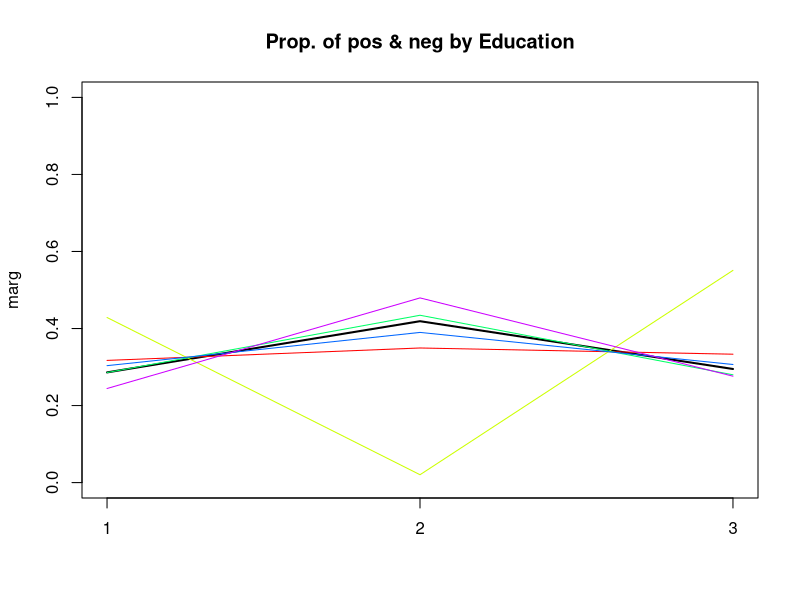
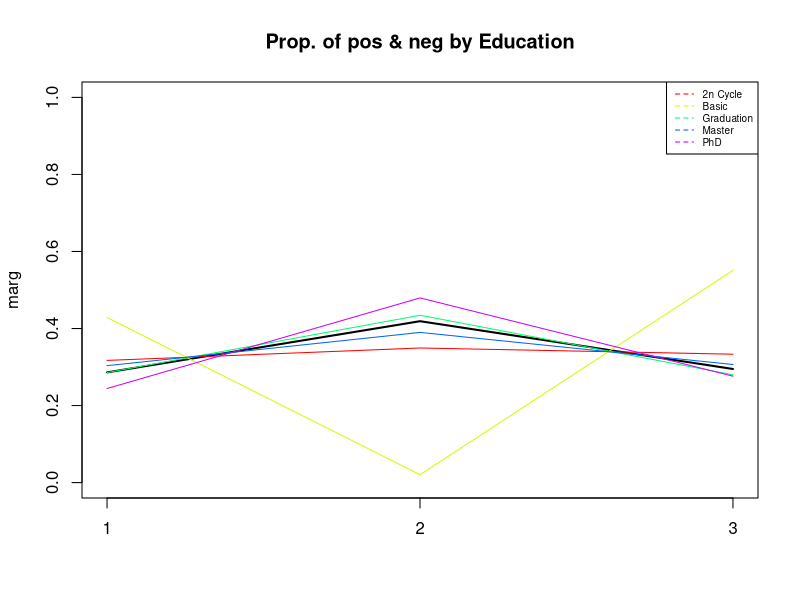
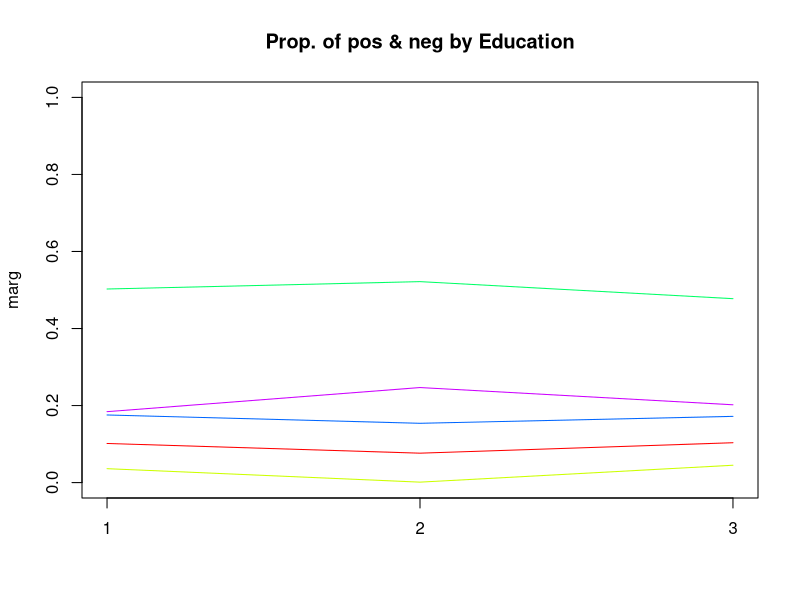
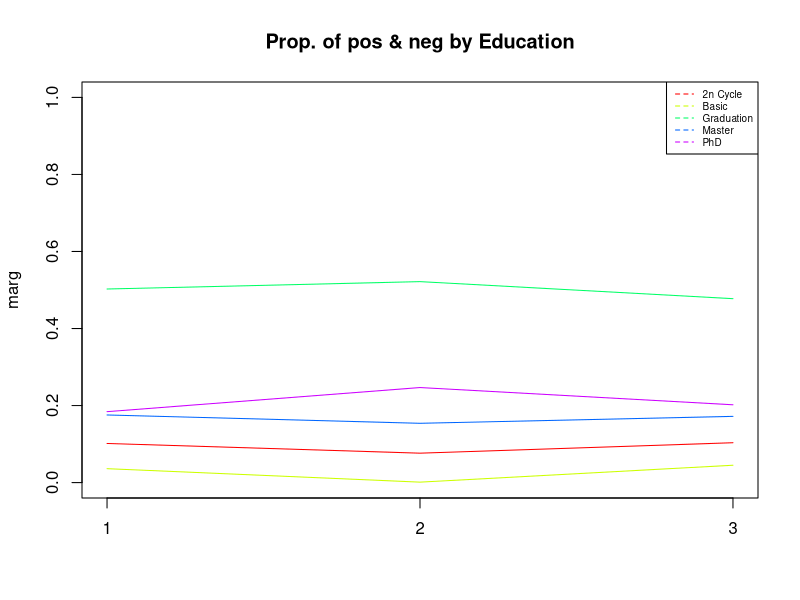
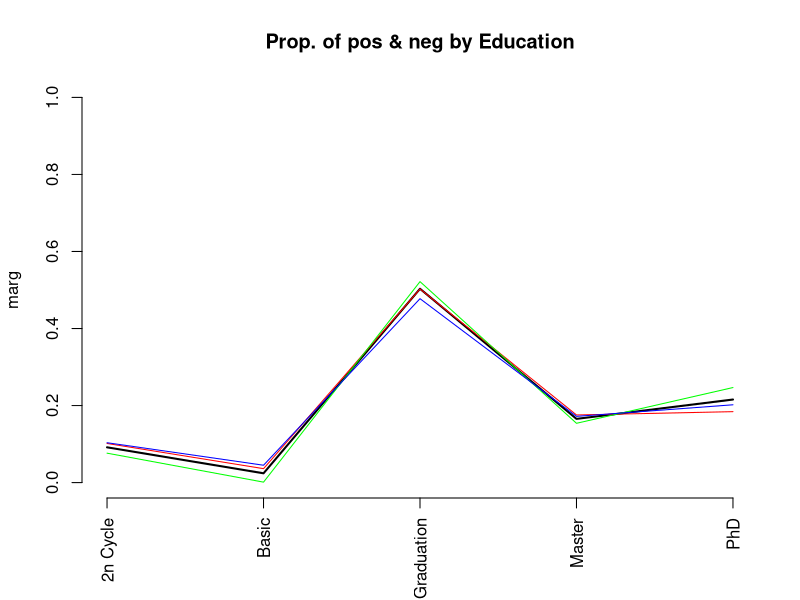
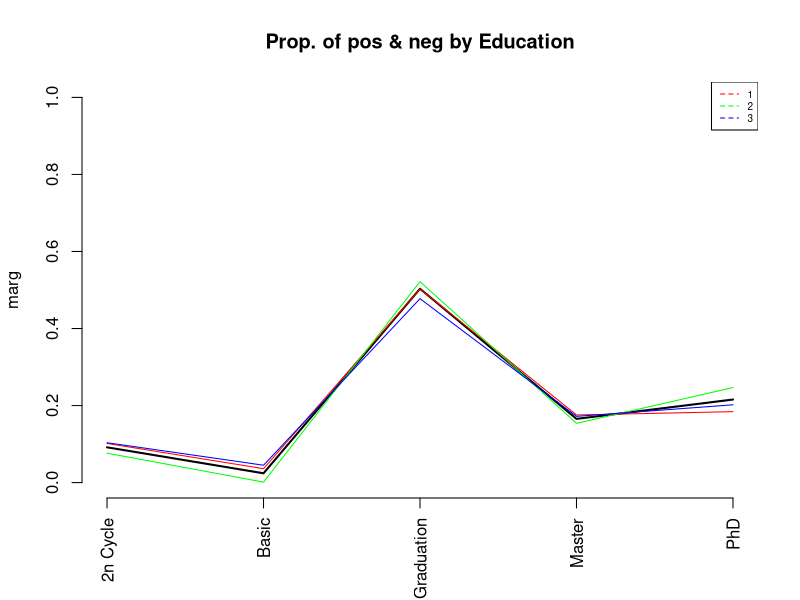
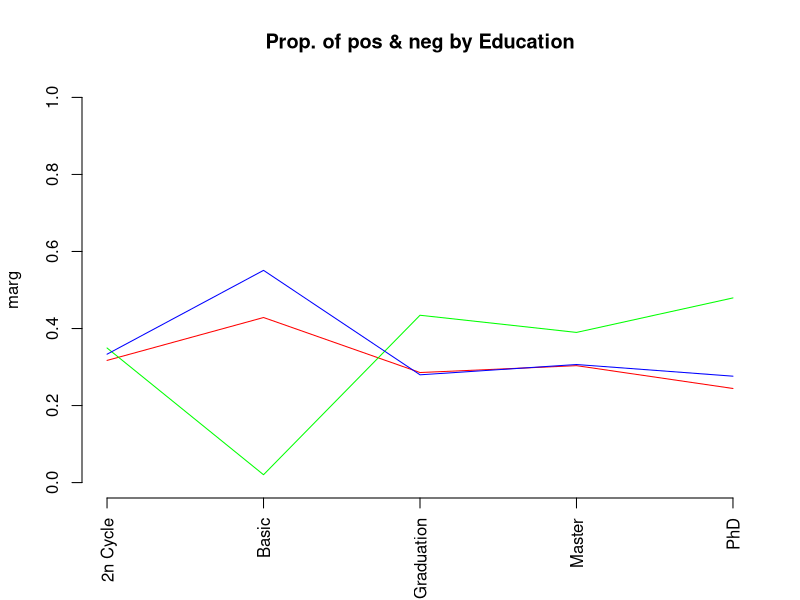
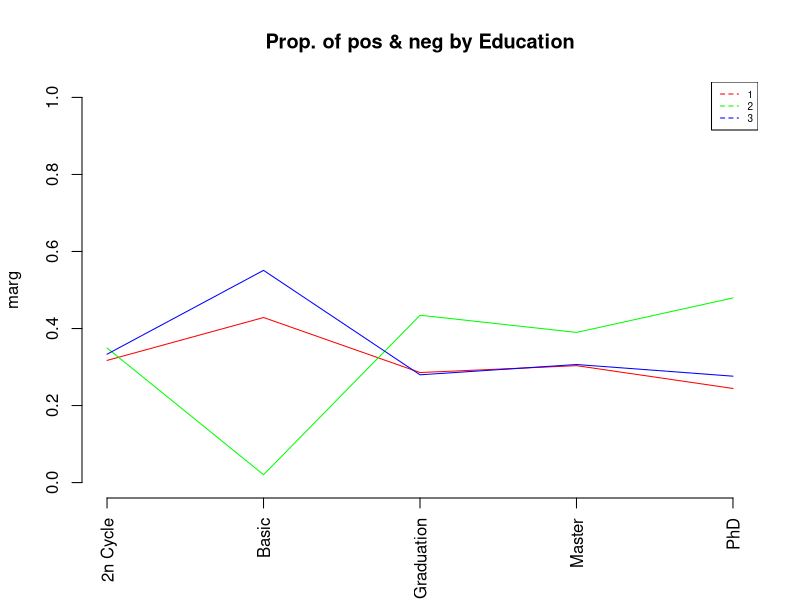

These charts were generated, in order, by the following R code:
#  READING CREDSCO_BIN
# load("d:/karina/docencia/DataMiningEI/Practiques/2CredscoProfiling/credscok_bin")

#read data only if required
setwd("C:/Users/Michel/Desktop/UPC/Q5/MD/MD-D4")
dd <- read.table("ifood_enriched.csv",header=T, sep=",", dec='.');

names(dd)

attach(dd)

#Dictamen    <- as.factor(Dictamen)
#levels(Dictamen) <- c(NA, "positiu","negatiu")


#Calcula els valor test de la variable Xnum per totes les modalitats del factor P
ValorTestXnum <- function(Xnum,P){
  #freq dis of fac
  nk <- as.vector(table(P)); 
  n <- sum(nk); 
  #mitjanes x grups
  xk <- tapply(Xnum,P,mean);
  #valors test
  txk <- (xk-mean(Xnum))/(sd(Xnum)*sqrt((n-nk)/(n*nk))); 
  #p-values
  pxk <- pt(txk,n-1,lower.tail=F);
  for(c in 1:length(levels(as.factor(P)))){if (pxk[c]>0.5){pxk[c]<-1-pxk[c]}}
  return (pxk)
}




ValorTestXquali <- function(P,Xquali){
  taula <- table(P,Xquali);
  n <- sum(taula); 
  pk <- apply(taula,1,sum)/n;
  pj <- apply(taula,2,sum)/n;
  pf <- taula/(n*pk);
  pjm <- matrix(data=pj,nrow=dim(pf)[1],ncol=dim(pf)[2], byrow=TRUE);      
  dpf <- pf - pjm; 
  dvt <- sqrt(((1-pk)/(n*pk))%*%t(pj*(1-pj))); 
  #i hi ha divisions iguals a 0 dona NA i no funciona
  zkj <- dpf
  zkj[dpf!=0]<-dpf[dpf!=0]/dvt[dpf!=0]; 
  pzkj <- pnorm(zkj,lower.tail=F);
  for(c in 1:length(levels(as.factor(P)))){for (s in 1:length(levels(Xquali))){if (pzkj[c,s]> 0.5){pzkj[c,s]<-1- pzkj[c,s]}}}
  return (list(rowpf=pf,vtest=zkj,pval=pzkj))
}


#source("file")
#dades contain the dataset
dades<-dd
#dades<-dd[filtro,]
#dades<-df
K<-dim(dades)[2]
par(ask=TRUE)


#P must contain the class variable
P<-dd$CustomerSegment
#P<-c2
#P<-dd[,18]
nameP<-"CustomerSegment"
#P<-df[,33]

nc<-length(levels(factor(P)))
nc
pvalk <- matrix(data=0,nrow=nc,ncol=K, dimnames=list(levels(P),names(dades)))
nameP<-"Class"
n<-dim(dades)[1]

for(k in 1:K){
  if (is.numeric(dades[,k])){ 
    print(paste("Anàlisi per classes de la Variable:", names(dades)[k]))
    
    boxplot(dades[,k]~P, main=paste("Boxplot of", names(dades)[k], "vs", nameP ), horizontal=TRUE)
    
    barplot(tapply(dades[[k]], P, mean),main=paste("Means of", names(dades)[k], "by", nameP ))
    abline(h=mean(dades[[k]]))
    legend(0,mean(dades[[k]]),"global mean",bty="n")
    print("Estadístics per groups:")
    for(s in levels(as.factor(P))) {print(summary(dades[P==s,k]))}
    o<-oneway.test(dades[,k]~P)
    print(paste("p-valueANOVA:", o$p.value))
    kw<-kruskal.test(dades[,k]~P)
    print(paste("p-value Kruskal-Wallis:", kw$p.value))
    pvalk[,k]<-ValorTestXnum(dades[,k], P)
    print("p-values ValorsTest: ")
    print(pvalk[,k])      
  }else{
    if(class(dd[,k])=="Date"){
      print(summary(dd[,k]))
      print(sd(dd[,k]))
      #decide breaks: weeks, months, quarters...
      hist(dd[,k],breaks="weeks")
    }else{
      #qualitatives
      print(paste("Variable", names(dades)[k]))
      table<-table(P,dades[,k])
      #   print("Cross-table")
      #   print(table)
      rowperc<-prop.table(table,1)
      
      colperc<-prop.table(table,2)
      #  print("Distribucions condicionades a files")
      # print(rowperc)
      
      #ojo porque si la variable es true o false la identifica amb el tipus Logical i
      #aquest no te levels, por tanto, coertion preventiva
      
      dades[,k]<-as.factor(dades[,k])
      
      
      marg <- table(as.factor(P))/n
      print(append("Categories=",levels(as.factor(dades[,k]))))
      
      #from next plots, select one of them according to your practical case
      plot(marg,type="l",ylim=c(0,1),main=paste("Prop. of pos & neg by",names(dades)[k]))
      paleta<-rainbow(length(levels(dades[,k])))
      for(c in 1:length(levels(dades[,k]))){lines(colperc[,c],col=paleta[c]) }
      
      #with legend
      plot(marg,type="l",ylim=c(0,1),main=paste("Prop. of pos & neg by",names(dades)[k]))
      paleta<-rainbow(length(levels(dades[,k])))
      for(c in 1:length(levels(dades[,k]))){lines(colperc[,c],col=paleta[c]) }
      legend("topright", levels(dades[,k]), col=paleta, lty=2, cex=0.6)
      
      #condicionades a classes
      print(append("Categories=",levels(dades[,k])))
      plot(marg,type="n",ylim=c(0,1),main=paste("Prop. of pos & neg by",names(dades)[k]))
      paleta<-rainbow(length(levels(dades[,k])))
      for(c in 1:length(levels(dades[,k]))){lines(rowperc[,c],col=paleta[c]) }
      
      #with legend
      plot(marg,type="n",ylim=c(0,1),main=paste("Prop. of pos & neg by",names(dades)[k]))
      paleta<-rainbow(length(levels(dades[,k])))
      for(c in 1:length(levels(dades[,k]))){lines(rowperc[,c],col=paleta[c]) }
      legend("topright", levels(dades[,k]), col=paleta, lty=2, cex=0.6)
      
      #amb variable en eix d'abcisses
      marg <-table(dades[,k])/n
      print(append("Categories=",levels(dades[,k])))
      plot(marg,type="l",ylim=c(0,1),main=paste("Prop. of pos & neg by",names(dades)[k]), las=3)
      #x<-plot(marg,type="l",ylim=c(0,1),main=paste("Prop. of pos & neg by",names(dades)[k]), xaxt="n")
      #text(x=x+.25, y=-1, adj=1, levels(CountryName), xpd=TRUE, srt=25, cex=0.7)
      paleta<-rainbow(length(levels(as.factor(P))))
      for(c in 1:length(levels(as.factor(P)))){lines(rowperc[c,],col=paleta[c]) }
      
      #with legend
      plot(marg,type="l",ylim=c(0,1),main=paste("Prop. of pos & neg by",names(dades)[k]), las=3)
      for(c in 1:length(levels(as.factor(P)))){lines(rowperc[c,],col=paleta[c])}
      legend("topright", levels(as.factor(P)), col=paleta, lty=2, cex=0.6)
      
      #condicionades a columna 
      plot(marg,type="n",ylim=c(0,1),main=paste("Prop. of pos & neg by",names(dades)[k]), las=3)
      paleta<-rainbow(length(levels(as.factor(P))))
      for(c in 1:length(levels(as.factor(P)))){lines(colperc[c,],col=paleta[c]) }
      
      #with legend
      plot(marg,type="n",ylim=c(0,1),main=paste("Prop. of pos & neg by",names(dades)[k]), las=3)
      for(c in 1:length(levels(as.factor(P)))){lines(colperc[c,],col=paleta[c])}
      legend("topright", levels(as.factor(P)), col=paleta, lty=2, cex=0.6)
      
      table<-table(dades[,k],P)
      print("Cross Table:")
      print(table)
      print("Distribucions condicionades a columnes:")
      print(colperc)
      
      #diagrames de barres apilades                                         
      
      paleta<-rainbow(length(levels(dades[,k])))
      barplot(table(dades[,k], as.factor(P)), beside=FALSE,col=paleta )
      
      barplot(table(dades[,k], as.factor(P)), beside=FALSE,col=paleta )
      legend("topright",levels(as.factor(dades[,k])),pch=1,cex=0.5, col=paleta)
      
      #diagrames de barres adosades
      barplot(table(dades[,k], as.factor(P)), beside=TRUE,col=paleta )
      
      barplot(table(dades[,k], as.factor(P)), beside=TRUE,col=paleta)
      legend("topright",levels(as.factor(dades[,k])),pch=1,cex=0.5, col=paleta)
      
      print("Test Fisher: ")
      print(fisher.test(dades[,k], as.factor(P), simulate.p.value = TRUE, B = 2000, workspace = 2000000)) 
      
      print("valorsTest:")
      print( ValorTestXquali(P,dades[,k]))
      #calcular els pvalues de les quali
    }
  }
}#endfor

#descriptors de les classes més significatius. Afegir info qualits
for (c in 1:length(levels(as.factor(P)))) {
  if(!is.na(levels(as.factor(P))[c])){
    print(paste("P.values per class:",levels(as.factor(P))[c]));
    print(sort(pvalk[c,]), digits=3) 
  }
}

#afegir la informacio de les modalitats de les qualitatives a la llista de pvalues i fer ordenacio global

#saving the dataframe in an external file
#write.table(dd, file = "ifood_enriched.csv", sep = ",", na = "NA", dec = ".", row.names = FALSE, col.names = TRUE)


